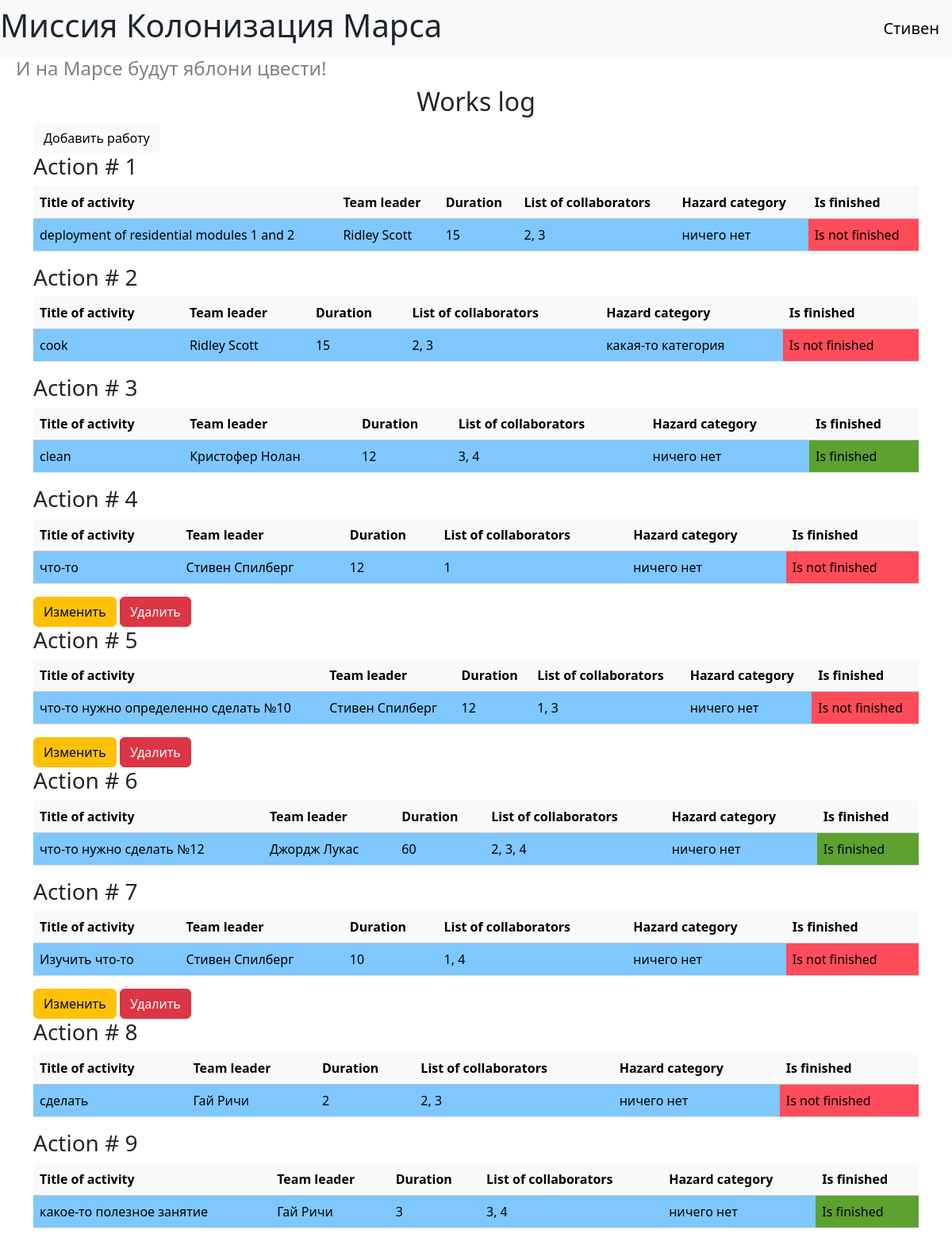
Screenshot of /index (signed in) with the database file from the repository.
### data/users.py (models this page shows, shortened)
class User(db_session.SqlAlchemyBase, UserMixin, SerializerMixin):
    __tablename__ = 'users'
    id = sqlalchemy.Column(sqlalchemy.Integer,
                           primary_key=True, autoincrement=True)
    surname = sqlalchemy.Column(sqlalchemy.String, nullable=True)
    name = sqlalchemy.Column(sqlalchemy.String, nullable=True)
    age = sqlalchemy.Column(sqlalchemy.Integer, nullable=True)
    position = sqlalchemy.Column(sqlalchemy.String, nullable=True)
    speciality = sqlalchemy.Column(sqlalchemy.String, nullable=True)
    address = sqlalchemy.Column(sqlalchemy.String, nullable=True)
    email = sqlalchemy.Column(sqlalchemy.String,
                              index=True, unique=True, nullable=True)
    hashed_password = sqlalchemy.Column(sqlalchemy.String, nullable=True)
    modified_date = sqlalchemy.Column(sqlalchemy.DateTime,
                                     default=datetime.datetime.now)
    jobs = orm.relationship('Job', back_populates='user')
    departments = orm.relationship('Department', back_populates='user2')

### data/jobs.py (models this page shows)
class Job(db_session.SqlAlchemyBase, SerializerMixin):
    __tablename__ = 'jobs'
    id = sqlalchemy.Column(sqlalchemy.Integer, primary_key=True, autoincrement=True)
    team_leader = sqlalchemy.Column(sqlalchemy.Integer, sqlalchemy.ForeignKey("users.id"))
    job = sqlalchemy.Column(sqlalchemy.String, nullable=True)
    work_size = sqlalchemy.Column(sqlalchemy.Integer, nullable=True)
    collaborators = sqlalchemy.Column(sqlalchemy.String, nullable=True)
    start_date = sqlalchemy.Column(sqlalchemy.DateTime, default=datetime.datetime.now)
    end_date = sqlalchemy.Column(sqlalchemy.DateTime, nullable=True)
    is_finished = sqlalchemy.Column(sqlalchemy.Boolean, nullable=True)
    user = orm.relationship('User')
    categories = orm.relationship("Category",
                                  secondary="association",
                                  backref="jobs")

### data/category.py (models this page shows)
class Category(SqlAlchemyBase, SerializerMixin):
    __tablename__ = 'category'
    id = sqlalchemy.Column(sqlalchemy.Integer, primary_key=True,
                           autoincrement=True)
    name = sqlalchemy.Column(sqlalchemy.String, nullable=True)

### index2.py (the view)
@app.route('/')
@app.route('/index')
def index():
    db_sess = db_session.create_session()
    jobs = db_sess.query(Job).all()
    return render_template('index.html', title='Заготовка', jobs=jobs)

### data/db_session.py (called while the page is built)
def create_session() -> Session:
    global __factory
    return __factory()

### index2.py (called while the page is built)
@login_manager.user_loader
def load_user(user_id):
    db_sess = db_session.create_session()
    return db_sess.query(User).get(user_id)

### templates/index.html
{% extends "base.html" %}
{% block content %}
<h2 align="center">Works log</h2>
{% if current_user.is_authenticated %}
    <div>
        <a href="/add_job" class="btn btn-light">
            Добавить работу
        </a>
    </div>
{% endif %}
{% for item in jobs %}
    <h3>Action # {{ item.id }}</h3>
    <table class="table">
        <thead>
            <tr class="table-light">
                <th scope="col">Title of activity</th>
                <th scope="col">Team leader</th>
                <th scope="col">Duration</th>
                <th scope="col">List of collaborators</th>
                <th scope="col">Hazard category</th>
                <th scope="col">Is finished</th>
            </tr>
        </thead>
        <tbody>
            <tr>
                <td style="background-color: #7fc7ff">{{ item.job }}</td>
                <td style="background-color: #7fc7ff">{{ item.user.name }} {{ item.user.surname }}</td>
                <td style="background-color: #7fc7ff">{{ item.work_size }}</td>
                <td style="background-color: #7fc7ff">{{ item.collaborators }}</td>
                {% if item.categories != [] %}
                    <td style="background-color: #7fc7ff">{{ item.categories[0].name }}</td>
                {% else %}
                    <td style="background-color: #7fc7ff">ничего нет</td>
                {% endif %}
                {% if item.is_finished == 0 %}
                    <td style="background-color: #ff4c5b">Is not finished</td>
                {% else %}
                    <td style="background-color: #5da130">Is finished</td>
                {% endif %}
            </tr>
        </tbody>
    </table>
    {% if current_user.is_authenticated and (current_user.id == item.team_leader or current_user.id == 1) %}
        <div>
            <a href="/edit_job/{{ item.id }}" class="btn btn-warning">
                Изменить
            </a>
            <a href="/delete_job/{{ item.id }}" class="btn btn-danger">
                Удалить
            </a>
        </div>
    {% endif %}
{% endfor %}
{% endblock %}

### templates/base.html (shortened to what this page needs)
<!DOCTYPE html>
<html lang="en">
<head>
    <link href="https://cdn.jsdelivr.net/npm/bootstrap@5.3.4/dist/css/bootstrap.min.css"
          rel="stylesheet"
>
    <link rel="stylesheet" type="text/css" href="/static/css/style2.css" />
    </head>
    <body>
        <header>
            <nav class="navbar navbar-light bg-light">
                <h1>Миссия Колонизация Марса</h1>
                {% if current_user.is_authenticated %}
                    <a class="navbar-brand" href="/logout">{{ current_user.name }}</a>
                {% else %}
                    <p>
                        <a class="btn btn-primary " href="/register">Зарегистрироваться</a>
                        <a class="btn btn-success" href="/login">Войти</a>
                    </p>
                {% endif %}
            </nav>
            <h4>И на Марсе будут яблони цвести!</h4>
        </header>
    <main role="main" class="container">
        {% block content %}{% endblock %}
    </main>
    </body>
</html>

### static/css/style2.css (style rules this page uses)
h4 { color: rgb(128, 128, 128); padding-left: 20px; }

### rows the page displays
User: name "Стивен"
Job: id "1", job "deployment of residential modules 1 and 2", user.name "Ridley", user.surname "Scott", work_size "15", collaborators "2, 3", shows "ничего нет", is_finished "Is not finished"
Job: id "2", job "cook", user.name "Ridley", user.surname "Scott", work_size "15", collaborators "2, 3", name "какая-то категория", is_finished "Is not finished"
Job: id "3", job "clean", user.name "Кристофер", user.surname "Нолан", work_size "12", collaborators "3, 4", shows "ничего нет", is_finished "Is finished"
Job: id "4", job "что-то", user.name "Стивен", user.surname "Спилберг", work_size "12", collaborators "1", shows "ничего нет", is_finished "Is not finished"
Job: id "5", job "что-то нужно определенно сделать №10", user.name "Стивен", user.surname "Спилберг", work_size "12", collaborators "1, 3", shows "ничего нет", is_finished "Is not finished"
Job: id "6", job "что-то нужно сделать №12", user.name "Джордж", user.surname "Лукас", work_size "60", collaborators "2, 3, 4", shows "ничего нет", is_finished "Is finished"
Job: id "7", job "Изучить что-то", user.name "Стивен", user.surname "Спилберг", work_size "10", collaborators "1, 4", shows "ничего нет", is_finished "Is not finished"
Job: id "8", job "сделать", user.name "Гай", user.surname "Ричи", work_size "2", collaborators "2, 3", shows "ничего нет", is_finished "Is not finished"
Job: id "9", job "какое-то полезное занятие", user.name "Гай", user.surname "Ричи", work_size "3", collaborators "3, 4", shows "ничего нет", is_finished "Is finished"
